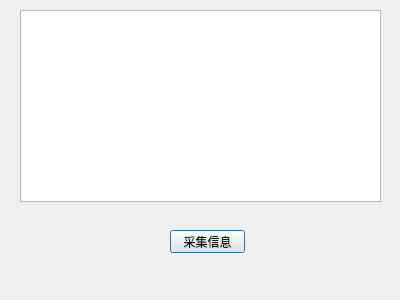
<?xml version="1.0" encoding="UTF-8"?>
<ui version="4.0">
 <class>Dialog</class>
 <widget class="QDialog" name="Dialog">
  <property name="geometry">
   <rect>
    <x>0</x>
    <y>0</y>
    <width>400</width>
    <height>300</height>
   </rect>
  </property>
  <property name="windowTitle">
   <string>信息采集</string>
  </property>
  <widget class="QPushButton" name="PushButton">
   <property name="geometry">
    <rect>
     <x>170</x>
     <y>230</y>
     <width>75</width>
     <height>23</height>
    </rect>
   </property>
   <property name="text">
    <string>采集信息</string>
   </property>
  </widget>
  <widget class="QTextBrowser" name="textBrowser">
   <property name="geometry">
    <rect>
     <x>20</x>
     <y>10</y>
     <width>361</width>
     <height>192</height>
    </rect>
   </property>
  </widget>
 </widget>
 <resources/>
 <connections>
  <connection>
   <sender>PushButton</sender>
   <signal>clicked()</signal>
   <receiver>Dialog</receiver>
   <slot>exec()</slot>
   <hints>
    <hint type="sourcelabel">
     <x>286</x>
     <y>243</y>
    </hint>
    <hint type="destinationlabel">
     <x>164</x>
     <y>262</y>
    </hint>
   </hints>
  </connection>
 </connections>
</ui>
